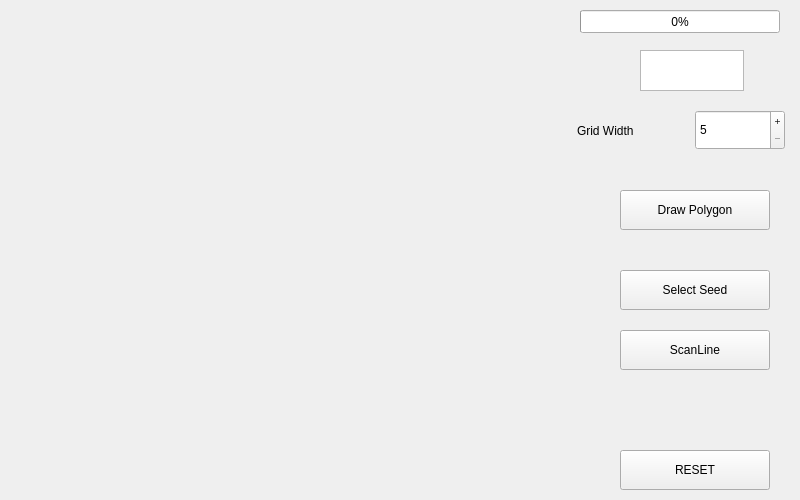
<?xml version="1.0" encoding="UTF-8"?>
<ui version="4.0">
 <class>PolygonMainWidget</class>
 <widget class="QWidget" name="PolygonMainWidget">
  <property name="geometry">
   <rect>
    <x>0</x>
    <y>0</y>
    <width>800</width>
    <height>500</height>
   </rect>
  </property>
  <property name="windowTitle">
   <string>Form</string>
  </property>
  <widget class="QPushButton" name="drawButton">
   <property name="geometry">
    <rect>
     <x>620</x>
     <y>330</y>
     <width>150</width>
     <height>40</height>
    </rect>
   </property>
   <property name="cursor">
    <cursorShape>PointingHandCursor</cursorShape>
   </property>
   <property name="text">
    <string>ScanLine</string>
   </property>
  </widget>
  <widget class="QSpinBox" name="gridWidth">
   <property name="geometry">
    <rect>
     <x>695</x>
     <y>110</y>
     <width>90</width>
     <height>40</height>
    </rect>
   </property>
   <property name="buttonSymbols">
    <enum>QAbstractSpinBox::PlusMinus</enum>
   </property>
   <property name="minimum">
    <number>5</number>
   </property>
   <property name="maximum">
    <number>25</number>
   </property>
  </widget>
  <widget class="QPushButton" name="resetButton">
   <property name="geometry">
    <rect>
     <x>620</x>
     <y>450</y>
     <width>150</width>
     <height>40</height>
    </rect>
   </property>
   <property name="cursor">
    <cursorShape>PointingHandCursor</cursorShape>
   </property>
   <property name="text">
    <string>RESET</string>
   </property>
  </widget>
  <widget class="QLabel" name="label">
   <property name="geometry">
    <rect>
     <x>577</x>
     <y>120</y>
     <width>101</width>
     <height>21</height>
    </rect>
   </property>
   <property name="text">
    <string>Grid Width</string>
   </property>
  </widget>
  <widget class="QProgressBar" name="progressBar">
   <property name="geometry">
    <rect>
     <x>580</x>
     <y>10</y>
     <width>200</width>
     <height>23</height>
    </rect>
   </property>
   <property name="value">
    <number>0</number>
   </property>
  </widget>
  <widget class="QTextEdit" name="timeDisplay">
   <property name="geometry">
    <rect>
     <x>640</x>
     <y>50</y>
     <width>104</width>
     <height>41</height>
    </rect>
   </property>
   <property name="font">
    <font>
     <weight>75</weight>
     <bold>true</bold>
    </font>
   </property>
   <property name="cursor" stdset="0">
    <cursorShape>ForbiddenCursor</cursorShape>
   </property>
   <property name="mouseTracking">
    <bool>false</bool>
   </property>
   <property name="verticalScrollBarPolicy">
    <enum>Qt::ScrollBarAlwaysOff</enum>
   </property>
   <property name="horizontalScrollBarPolicy">
    <enum>Qt::ScrollBarAlwaysOff</enum>
   </property>
   <property name="readOnly">
    <bool>true</bool>
   </property>
  </widget>
  <widget class="QStackedWidget" name="stackedWidget">
   <property name="geometry">
    <rect>
     <x>50</x>
     <y>10</y>
     <width>479</width>
     <height>479</height>
    </rect>
   </property>
   <widget class="ScanLineFillWidget" name="page_0"/>
   <widget class="BoundaryFillWidget" name="page_1"/>
   <widget class="FloodFillWidget" name="page_2"/>
  </widget>
  <widget class="QPushButton" name="drawPolygonButton">
   <property name="geometry">
    <rect>
     <x>620</x>
     <y>190</y>
     <width>150</width>
     <height>40</height>
    </rect>
   </property>
   <property name="cursor">
    <cursorShape>PointingHandCursor</cursorShape>
   </property>
   <property name="text">
    <string>Draw Polygon</string>
   </property>
  </widget>
  <widget class="QPushButton" name="seedButton">
   <property name="geometry">
    <rect>
     <x>620</x>
     <y>270</y>
     <width>150</width>
     <height>40</height>
    </rect>
   </property>
   <property name="cursor">
    <cursorShape>PointingHandCursor</cursorShape>
   </property>
   <property name="text">
    <string>Select Seed</string>
   </property>
  </widget>
 </widget>
 <customwidgets>
  <customwidget>
   <class>ScanLineFillWidget</class>
   <extends>QWidget</extends>
   <header>polygons/scanlinefillwidget.h</header>
   <container>1</container>
  </customwidget>
  <customwidget>
   <class>BoundaryFillWidget</class>
   <extends>QWidget</extends>
   <header>polygons/boundaryfillwidget.h</header>
   <container>1</container>
  </customwidget>
  <customwidget>
   <class>FloodFillWidget</class>
   <extends>QWidget</extends>
   <header>polygons/floodfillwidget.h</header>
   <container>1</container>
  </customwidget>
 </customwidgets>
 <resources/>
 <connections/>
</ui>
